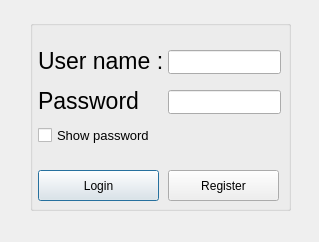
<?xml version="1.0" encoding="UTF-8"?>
<ui version="4.0">
 <class>Login</class>
 <widget class="QDialog" name="Login">
  <property name="geometry">
   <rect>
    <x>0</x>
    <y>0</y>
    <width>319</width>
    <height>242</height>
   </rect>
  </property>
  <property name="windowTitle">
   <string>Reflex Game</string>
  </property>
  <widget class="QCheckBox" name="checkBox">
   <property name="geometry">
    <rect>
     <x>38</x>
     <y>120</y>
     <width>111</width>
     <height>31</height>
    </rect>
   </property>
   <property name="font">
    <font>
     <pointsize>10</pointsize>
    </font>
   </property>
   <property name="text">
    <string>Show password</string>
   </property>
  </widget>
  <widget class="QLineEdit" name="lineEdit">
   <property name="geometry">
    <rect>
     <x>168</x>
     <y>50</y>
     <width>113</width>
     <height>24</height>
    </rect>
   </property>
  </widget>
  <widget class="QLineEdit" name="lineEdit_2">
   <property name="geometry">
    <rect>
     <x>168</x>
     <y>90</y>
     <width>113</width>
     <height>24</height>
    </rect>
   </property>
  </widget>
  <widget class="QLabel" name="label">
   <property name="geometry">
    <rect>
     <x>38</x>
     <y>50</y>
     <width>131</width>
     <height>21</height>
    </rect>
   </property>
   <property name="font">
    <font>
     <pointsize>17</pointsize>
    </font>
   </property>
   <property name="text">
    <string>User name : </string>
   </property>
  </widget>
  <widget class="QLabel" name="label_2">
   <property name="geometry">
    <rect>
     <x>38</x>
     <y>90</y>
     <width>121</width>
     <height>21</height>
    </rect>
   </property>
   <property name="font">
    <font>
     <pointsize>17</pointsize>
    </font>
   </property>
   <property name="text">
    <string>Password   : </string>
   </property>
  </widget>
  <widget class="QPushButton" name="pushButton">
   <property name="geometry">
    <rect>
     <x>38</x>
     <y>170</y>
     <width>121</width>
     <height>31</height>
    </rect>
   </property>
   <property name="text">
    <string>Login</string>
   </property>
  </widget>
  <widget class="QPushButton" name="pushButton_2">
   <property name="geometry">
    <rect>
     <x>168</x>
     <y>170</y>
     <width>111</width>
     <height>31</height>
    </rect>
   </property>
   <property name="text">
    <string>Register</string>
   </property>
  </widget>
  <widget class="QGroupBox" name="groupBox">
   <property name="geometry">
    <rect>
     <x>30</x>
     <y>20</y>
     <width>261</width>
     <height>191</height>
    </rect>
   </property>
   <property name="title">
    <string/>
   </property>
  </widget>
  <zorder>groupBox</zorder>
  <zorder>checkBox</zorder>
  <zorder>lineEdit</zorder>
  <zorder>lineEdit_2</zorder>
  <zorder>label</zorder>
  <zorder>label_2</zorder>
  <zorder>pushButton</zorder>
  <zorder>pushButton_2</zorder>
 </widget>
 <resources/>
 <connections/>
</ui>
